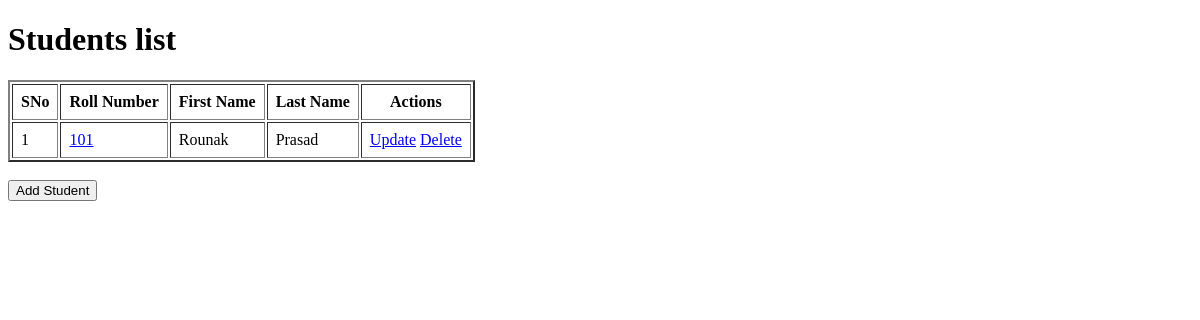
Before: / with the older database file.
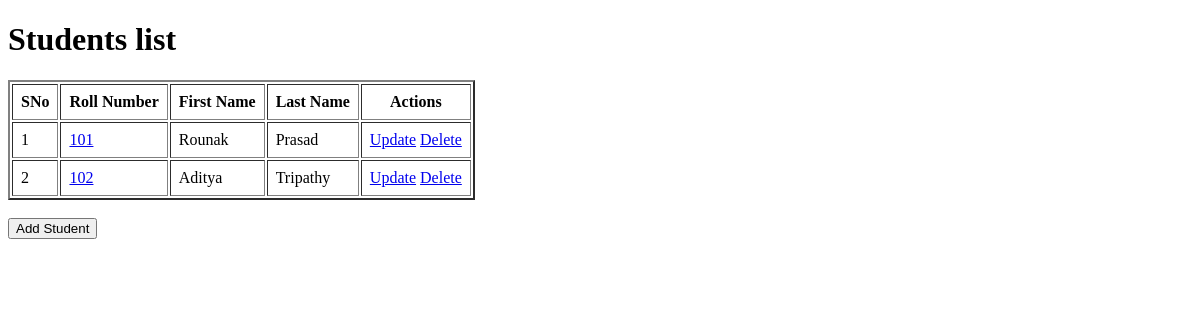
After: the same page with the newer database file.
### app.py (models this page shows)
class Student(db.Model):
    student_id = db.Column(db.Integer, primary_key = True, autoincrement = True)
    roll_number = db.Column(db.String, unique = True, nullable = False)
    first_name = db.Column(db.String, nullable = False)
    last_name = db.Column(db.String)

### app.py (the view)
@app.route('/')
def home():
    students = Student.query.all()
    return render_template("index.html", students = students)

### templates/index.html (shortened to what this page needs)
<!DOCTYPE html>
<html lang="en">
<head>
</head>
<body>
    <h1>Students list</h1>
    {% if students %}
    <table id = "all-students" border="2" cellpadding="8px">
        <tr>
            <th>SNo</th>
            <th>Roll Number</th>
            <th>First Name</th>
            <th>Last Name</th>
            <th>Actions</th>
        </tr>
        {% for student in students %}
        <tr>
            <td>{{ loop.index }}</td>
            <td><a href="/student/<int:student_id>">{{ student.roll_number }}</a></td>
            <td>{{ student.first_name }}</td>
            <td>{{ student.last_name }}</td>
            <td>
                <a href="/student/<int:student_id>/update">Update</a>
                <a href="/student/<int:student_id>/delete">Delete</a>
            </td>
        </tr>
        {% endfor %}
    </table><br>
    {% else %}
    <p>No student found. Add the students now!</p>
    {% endif %}
    <a href="/add/student"><button>Add Student</button></a>
</html>

Changed rows visible on the page:
added Student: roll_number "102", first_name "Aditya", last_name "Tripathy"
